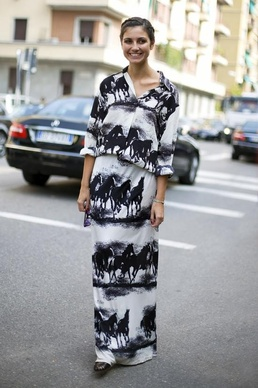
#> input picture clothe_seg/visualize_and_predict/test_imgs/test1.jpeg, 258 x 388 px, shrunk from 550 x 825 before the run; its folder holds 4 pictures in this run
$ python combine_images.py
#> lines starting #> are read from the running program, lines starting #| are printed output that depends on the picture
import os
import glob
import cv2
import numpy as np

test_base_path = 'test_imgs'
test_out_base_path = 'test_out'
combine_out_base_path = 'combine_out'


def combine_with_test_and_result():
    for full_file_name in glob.glob(os.path.join(test_base_path, '*')):
        file_name = os.path.basename(full_file_name)
        predict_file_name = os.path.join(test_out_base_path, file_name)

        test_img = cv2.imread(full_file_name)
#> test_img is the input picture: shape (388, 258, 3); mean B, G, R 153.7, 153.2, 153.5
        predict_img = cv2.imread(predict_file_name)
        combine_img = np.concatenate([test_img, predict_img], 1)
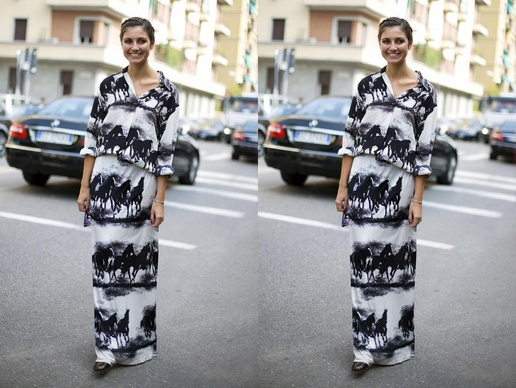
#> combine_img: shape (388, 516, 3); mean B, G, R 153.7, 153.2, 153.5
        cv2.imwrite(
            os.path.join(combine_out_base_path, f"{file_name.split('.')[0]}_combine.jpg"),
            combine_img)
#> pass 2 of the loop in combine_with_test_and_result, `for full_file_name in glob.glob(os.path.join(test_base_path, '*')):`:
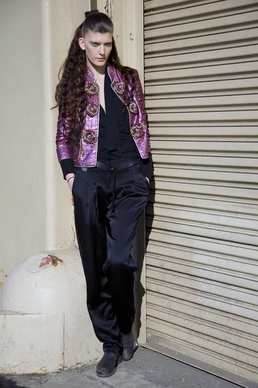
#> input picture clothe_seg/visualize_and_predict/test_imgs/test2.jpeg, 258 x 388 px, shrunk from 550 x 825 before the run
#> in combine_with_test_and_result, test_img is the input picture: shape (388, 258, 3); mean B, G, R 132.8, 136.5, 141.4
#> in combine_with_test_and_result, `combine_img = np.concatenate([test_img, predict_img], 1)`:
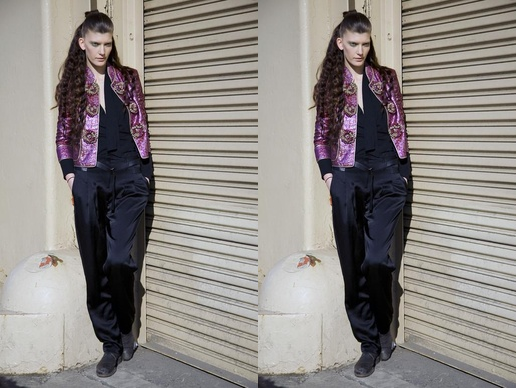
#> combine_img: shape (388, 516, 3); mean B, G, R 132.8, 136.5, 141.4
#> pass 3 of the loop in combine_with_test_and_result, `for full_file_name in glob.glob(os.path.join(test_base_path, '*')):`:
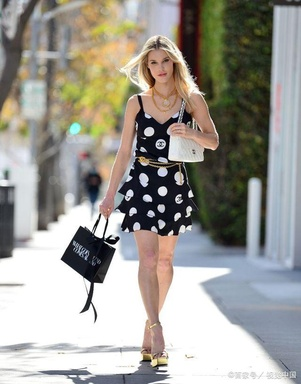
#> input picture clothe_seg/visualize_and_predict/test_imgs/test3.jpeg, 301 x 384 px, shrunk from 640 x 817 before the run
#> in combine_with_test_and_result, test_img is the input picture: shape (384, 301, 3); mean B, G, R 148.5, 155.4, 157.7
#> in combine_with_test_and_result, `combine_img = np.concatenate([test_img, predict_img], 1)`:
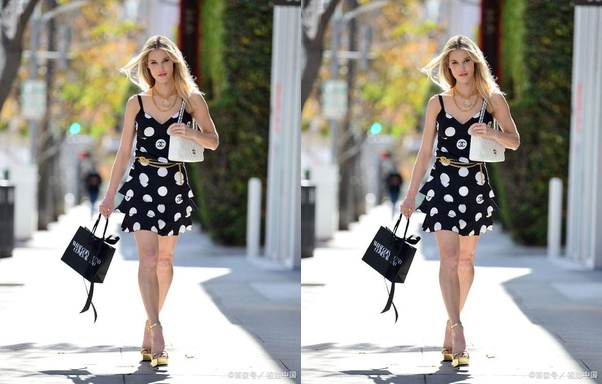
#> combine_img: shape (384, 602, 3); mean B, G, R 148.5, 155.4, 157.7
#> the loop made 4 passes; the first 3 are shown


if __name__ == '__main__':
    combine_with_test_and_result()
